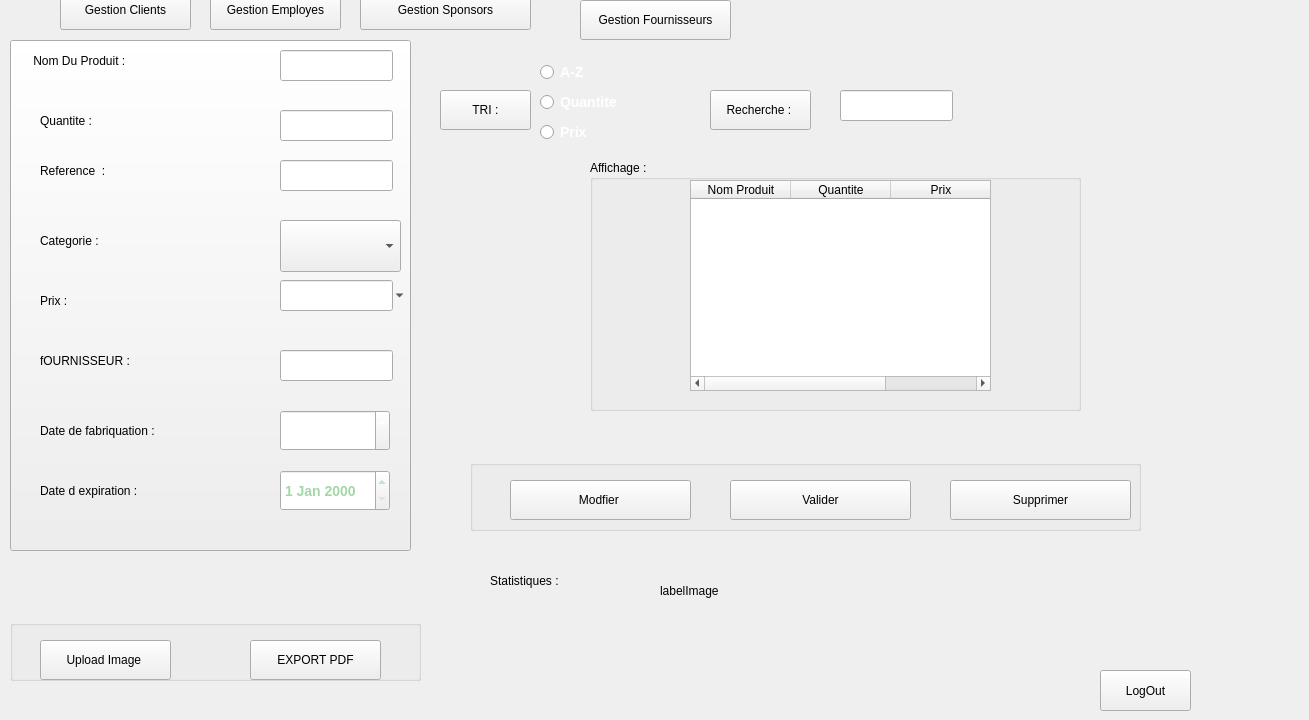
    <widget class="QWidget" name="page_1">
     <widget class="QDateEdit" name="dateEdit">
      <property name="geometry">
       <rect>
        <x>280</x>
        <y>410</y>
        <width>110</width>
        <height>41</height>
       </rect>
      </property>
      <property name="styleSheet">
       <string notr="true">font-size: 14px; font-weight: bold; color: white;</string>
      </property>
     </widget>
     <widget class="QLineEdit" name="lineEdit_5">
      <property name="geometry">
       <rect>
        <x>280</x>
        <y>350</y>
        <width>113</width>
        <height>31</height>
       </rect>
      </property>
     </widget>
     <widget class="QLabel" name="label_5">
      <property name="geometry">
       <rect>
        <x>40</x>
        <y>280</y>
        <width>101</width>
        <height>41</height>
       </rect>
      </property>
      <property name="text">
       <string>Prix : </string>
      </property>
     </widget>
     <widget class="QLabel" name="label_2">
      <property name="geometry">
       <rect>
        <x>40</x>
        <y>100</y>
        <width>101</width>
        <height>41</height>
       </rect>
      </property>
      <property name="text">
       <string>Quantite :</string>
      </property>
     </widget>
     <widget class="QLineEdit" name="lineEdit_4">
      <property name="geometry">
       <rect>
        <x>280</x>
        <y>280</y>
        <width>113</width>
        <height>31</height>
       </rect>
      </property>
     </widget>
     <widget class="QLabel" name="label">
      <property name="geometry">
       <rect>
        <x>30</x>
        <y>30</y>
        <width>131</width>
        <height>61</height>
       </rect>
      </property>
      <property name="text">
       <string> Nom Du Produit : </string>
      </property>
     </widget>
     <widget class="QLabel" name="label_7">
      <property name="geometry">
       <rect>
        <x>40</x>
        <y>410</y>
        <width>161</width>
        <height>41</height>
       </rect>
      </property>
      <property name="text">
       <string>Date de fabriquation :  </string>
      </property>
     </widget>
     <widget class="QPushButton" name="btnGestionClients_PageStock">
      <property name="geometry">
       <rect>
        <x>60</x>
        <y>-10</y>
        <width>131</width>
        <height>40</height>
       </rect>
      </property>
      <property name="text">
       <string>Gestion Clients</string>
      </property>
     </widget>
     <widget class="QLineEdit" name="lineEdit_3">
      <property name="geometry">
       <rect>
        <x>280</x>
        <y>160</y>
        <width>113</width>
        <height>31</height>
       </rect>
      </property>
     </widget>
     <widget class="QPushButton" name="pushButton_5">
      <property name="geometry">
       <rect>
        <x>710</x>
        <y>90</y>
        <width>101</width>
        <height>40</height>
       </rect>
      </property>
      <property name="text">
       <string>Recherche : </string>
      </property>
     </widget>
     <widget class="QPushButton" name="pushButton_4">
      <property name="geometry">
       <rect>
        <x>440</x>
        <y>90</y>
        <width>91</width>
        <height>40</height>
       </rect>
      </property>
      <property name="text">
       <string> TRI : </string>
      </property>
     </widget>
     <widget class="QDateEdit" name="dateEdit_2">
      <property name="geometry">
       <rect>
        <x>280</x>
        <y>470</y>
        <width>110</width>
        <height>41</height>
       </rect>
      </property>
      <property name="styleSheet">
       <string notr="true">font-size: 14px; font-weight: bold; color: #A5D6A7;</string>
      </property>
     </widget>
     <widget class="QPushButton" name="btnGestionEmployes_PageStock">
      <property name="geometry">
       <rect>
        <x>210</x>
        <y>-10</y>
        <width>131</width>
        <height>40</height>
       </rect>
      </property>
      <property name="text">
       <string>Gestion Employes</string>
      </property>
     </widget>
     <widget class="QLabel" name="label_4">
      <property name="geometry">
       <rect>
        <x>40</x>
        <y>220</y>
        <width>101</width>
        <height>41</height>
       </rect>
      </property>
      <property name="text">
       <string>Categorie : </string>
      </property>
     </widget>
     <widget class="QLabel" name="label_6">
      <property name="geometry">
       <rect>
        <x>40</x>
        <y>340</y>
        <width>101</width>
        <height>41</height>
       </rect>
      </property>
      <property name="text">
       <string>fOURNISSEUR :</string>
      </property>
     </widget>
     <widget class="QLineEdit" name="lineEdit">
      <property name="geometry">
       <rect>
        <x>280</x>
        <y>50</y>
        <width>113</width>
        <height>31</height>
       </rect>
      </property>
     </widget>
     <widget class="QLabel" name="labelImage">
      <property name="geometry">
       <rect>
        <x>660</x>
        <y>550</y>
        <width>171</width>
        <height>81</height>
       </rect>
      </property>
      <property name="text">
       <string>labelImage</string>
      </property>
     </widget>
     <widget class="QLabel" name="label_8">
      <property name="geometry">
       <rect>
        <x>40</x>
        <y>470</y>
        <width>161</width>
        <height>41</height>
       </rect>
      </property>
      <property name="text">
       <string>Date d expiration : </string>
      </property>
     </widget>
     <widget class="QLineEdit" name="lineEdit_2">
      <property name="geometry">
       <rect>
        <x>280</x>
        <y>110</y>
        <width>113</width>
        <height>31</height>
       </rect>
      </property>
     </widget>
     <widget class="QLabel" name="label_3">
      <property name="geometry">
       <rect>
        <x>40</x>
        <y>150</y>
        <width>101</width>
        <height>41</height>
       </rect>
      </property>
      <property name="text">
       <string>Reference  : </string>
      </property>
     </widget>
     <widget class="QComboBox" name="comboBox">
      <property name="geometry">
       <rect>
        <x>280</x>
        <y>220</y>
        <width>121</width>
        <height>52</height>
       </rect>
      </property>
      <property name="minimumSize">
       <size>
        <width>0</width>
        <height>52</height>
       </size>
      </property>
     </widget>
     <widget class="QPushButton" name="btnGestionSponsors_PageStock">
      <property name="geometry">
       <rect>
        <x>360</x>
        <y>-10</y>
        <width>171</width>
        <height>40</height>
       </rect>
      </property>
      <property name="text">
       <string>Gestion Sponsors</string>
      </property>
     </widget>
     <widget class="QPushButton" name="btnGestionFournisseurs_PageStock">
      <property name="geometry">
       <rect>
        <x>580</x>
        <y>0</y>
        <width>151</width>
        <height>40</height>
       </rect>
      </property>
      <property name="text">
       <string>Gestion Fournisseurs</string>
      </property>
     </widget>
     <widget class="QGroupBox" name="groupBox_3">
      <property name="geometry">
       <rect>
        <x>590</x>
        <y>160</y>
        <width>491</width>
        <height>251</height>
       </rect>
      </property>
      <property name="title">
       <string>Affichage : </string>
      </property>
      <widget class="QTableWidget" name="tableWidget">
       <property name="geometry">
        <rect>
         <x>100</x>
         <y>20</y>
         <width>301</width>
         <height>211</height>
        </rect>
       </property>
       <property name="columnCount">
        <number>3</number>
       </property>
       <column>
        <property name="text">
         <string>Nom Produit</string>
        </property>
       </column>
       <column>
        <property name="text">
         <string>Quantite</string>
        </property>
       </column>
       <column>
        <property name="text">
         <string>Prix</string>
        </property>
       </column>
      </widget>
     </widget>
     <widget class="QLabel" name="label_48">
      <property name="geometry">
       <rect>
        <x>1120</x>
        <y>0</y>
        <width>180</width>
        <height>120</height>
       </rect>
      </property>
      <property name="text">
       <string/>
      </property>
      <property name="pixmap">
       <pixmap resource="resoources.qrc">:/images/a.png</pixmap>
      </property>
      <property name="scaledContents">
       <bool>true</bool>
      </property>
     </widget>
     <widget class="QGroupBox" name="groupBox_5">
      <property name="geometry">
       <rect>
        <x>470</x>
        <y>460</y>
        <width>671</width>
        <height>71</height>
       </rect>
      </property>
      <property name="title">
       <string/>
      </property>
      <widget class="QPushButton" name="pushButton_20">
       <property name="geometry">
        <rect>
         <x>480</x>
         <y>20</y>
         <width>181</width>
         <height>40</height>
        </rect>
       </property>
       <property name="text">
        <string>Supprimer</string>
       </property>
      </widget>
      <widget class="QPushButton" name="pushButton_17">
       <property name="geometry">
        <rect>
         <x>40</x>
         <y>20</y>
         <width>181</width>
         <height>40</height>
        </rect>
       </property>
       <property name="text">
        <string>Modfier </string>
       </property>
      </widget>
      <widget class="QPushButton" name="pushButton_21">
       <property name="geometry">
        <rect>
         <x>260</x>
         <y>20</y>
         <width>181</width>
         <height>40</height>
        </rect>
       </property>
       <property name="text">
        <string>Valider</string>
       </property>
      </widget>
     </widget>
     <widget class="QRadioButton" name="radioButton_10">
      <property name="geometry">
       <rect>
        <x>540</x>
        <y>60</y>
        <width>101</width>
        <height>24</height>
       </rect>
      </property>
      <property name="styleSheet">
       <string notr="true">font-size: 14px; font-weight: bold; color: white;
</string>
      </property>
      <property name="text">
       <string>A-Z</string>
      </property>
     </widget>
     <widget class="QRadioButton" name="radioButton_11">
      <property name="geometry">
       <rect>
        <x>540</x>
        <y>90</y>
        <width>101</width>
        <height>24</height>
       </rect>
      </property>
      <property name="styleSheet">
       <string notr="true">font-size: 14px; font-weight: bold; color: white;
</string>
      </property>
      <property name="text">
       <string>Quantite </string>
      </property>
     </widget>
     <widget class="QRadioButton" name="radioButton_12">
      <property name="geometry">
       <rect>
        <x>540</x>
        <y>120</y>
        <width>101</width>
        <height>24</height>
       </rect>
      </property>
      <property name="styleSheet">
       <string notr="true">font-size: 14px; font-weight: bold; color: white;
</string>
      </property>
      <property name="text">
       <string>Prix</string>
      </property>
     </widget>
     <widget class="QLineEdit" name="lineEdit_28">
      <property name="geometry">
       <rect>
        <x>840</x>
        <y>90</y>
        <width>113</width>
        <height>31</height>
       </rect>
      </property>
     </widget>
     <widget class="QLabel" name="label_49">
      <property name="geometry">
       <rect>
        <x>490</x>
        <y>560</y>
        <width>161</width>
        <height>41</height>
       </rect>
      </property>
      <property name="text">
       <string>Statistiques : </string>
      </property>
     </widget>
     <widget class="QGroupBox" name="groupBox_7">
      <property name="geometry">
       <rect>
        <x>10</x>
        <y>620</y>
        <width>411</width>
        <height>61</height>
       </rect>
      </property>
      <property name="title">
       <string/>
      </property>
      <widget class="QPushButton" name="pushButton_3">
       <property name="geometry">
        <rect>
         <x>240</x>
         <y>20</y>
         <width>131</width>
         <height>40</height>
        </rect>
       </property>
       <property name="text">
        <string>EXPORT PDF</string>
       </property>
      </widget>
      <widget class="QPushButton" name="pushButton_22">
       <property name="geometry">
        <rect>
         <x>30</x>
         <y>20</y>
         <width>131</width>
         <height>40</height>
        </rect>
       </property>
       <property name="text">
        <string>Upload Image </string>
       </property>
      </widget>
     </widget>
     <widget class="QPushButton" name="btnBack_PageStock">
      <property name="geometry">
       <rect>
        <x>1100</x>
        <y>670</y>
        <width>91</width>
        <height>41</height>
       </rect>
      </property>
      <property name="text">
       <string>LogOut</string>
      </property>
     </widget>
     <widget class="QComboBox" name="comboBox_2">
      <property name="geometry">
       <rect>
        <x>10</x>
        <y>40</y>
        <width>401</width>
        <height>511</height>
       </rect>
      </property>
     </widget>
     <zorder>comboBox_2</zorder>
     <zorder>dateEdit</zorder>
     <zorder>lineEdit_5</zorder>
     <zorder>label_5</zorder>
     <zorder>label_2</zorder>
     <zorder>lineEdit_4</zorder>
     <zorder>label</zorder>
     <zorder>label_7</zorder>
     <zorder>btnGestionClients_PageStock</zorder>
     <zorder>lineEdit_3</zorder>
     <zorder>pushButton_5</zorder>
     <zorder>pushButton_4</zorder>
     <zorder>dateEdit_2</zorder>
     <zorder>btnGestionEmployes_PageStock</zorder>
     <zorder>label_4</zorder>
     <zorder>label_6</zorder>
     <zorder>lineEdit</zorder>
     <zorder>labelImage</zorder>
     <zorder>label_8</zorder>
     <zorder>lineEdit_2</zorder>
     <zorder>label_3</zorder>
     <zorder>comboBox</zorder>
     <zorder>btnGestionSponsors_PageStock</zorder>
     <zorder>btnGestionFournisseurs_PageStock</zorder>
     <zorder>groupBox_3</zorder>
     <zorder>label_48</zorder>
     <zorder>groupBox_5</zorder>
     <zorder>radioButton_10</zorder>
     <zorder>radioButton_11</zorder>
     <zorder>radioButton_12</zorder>
     <zorder>lineEdit_28</zorder>
     <zorder>label_49</zorder>
     <zorder>groupBox_7</zorder>
     <zorder>btnBack_PageStock</zorder>
    </widget>
